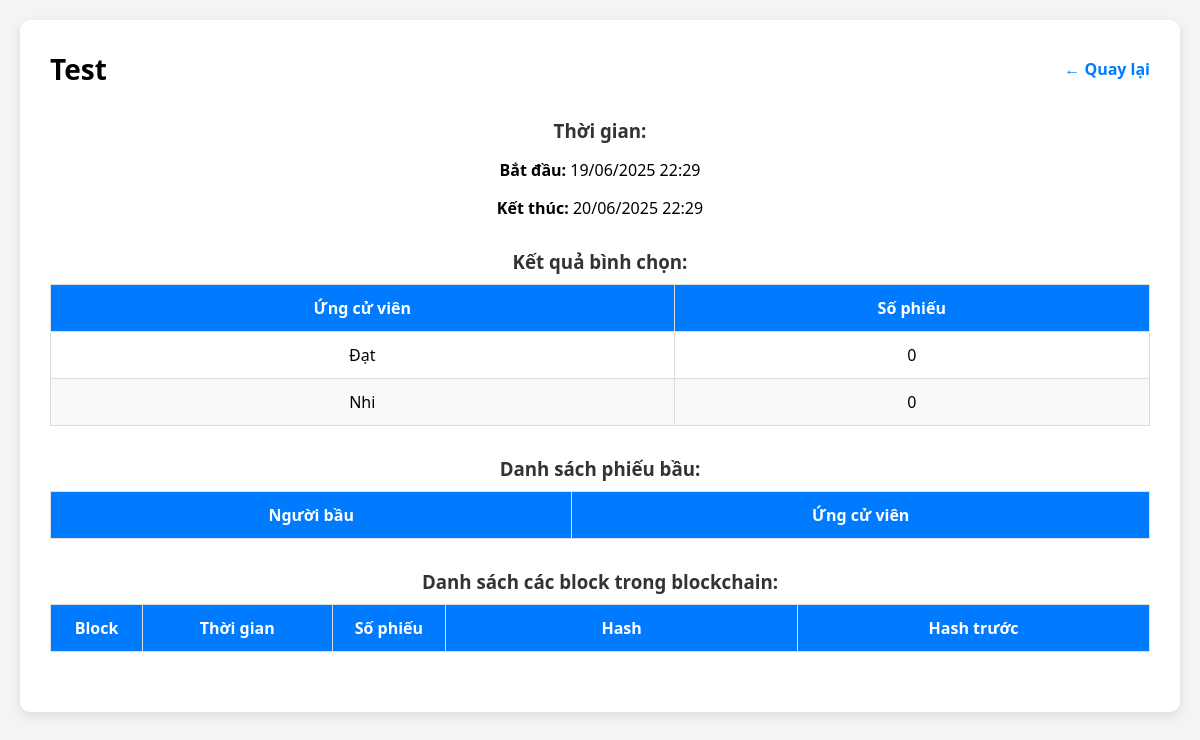
The app's page /admin/poll/1 (signed in), older data.
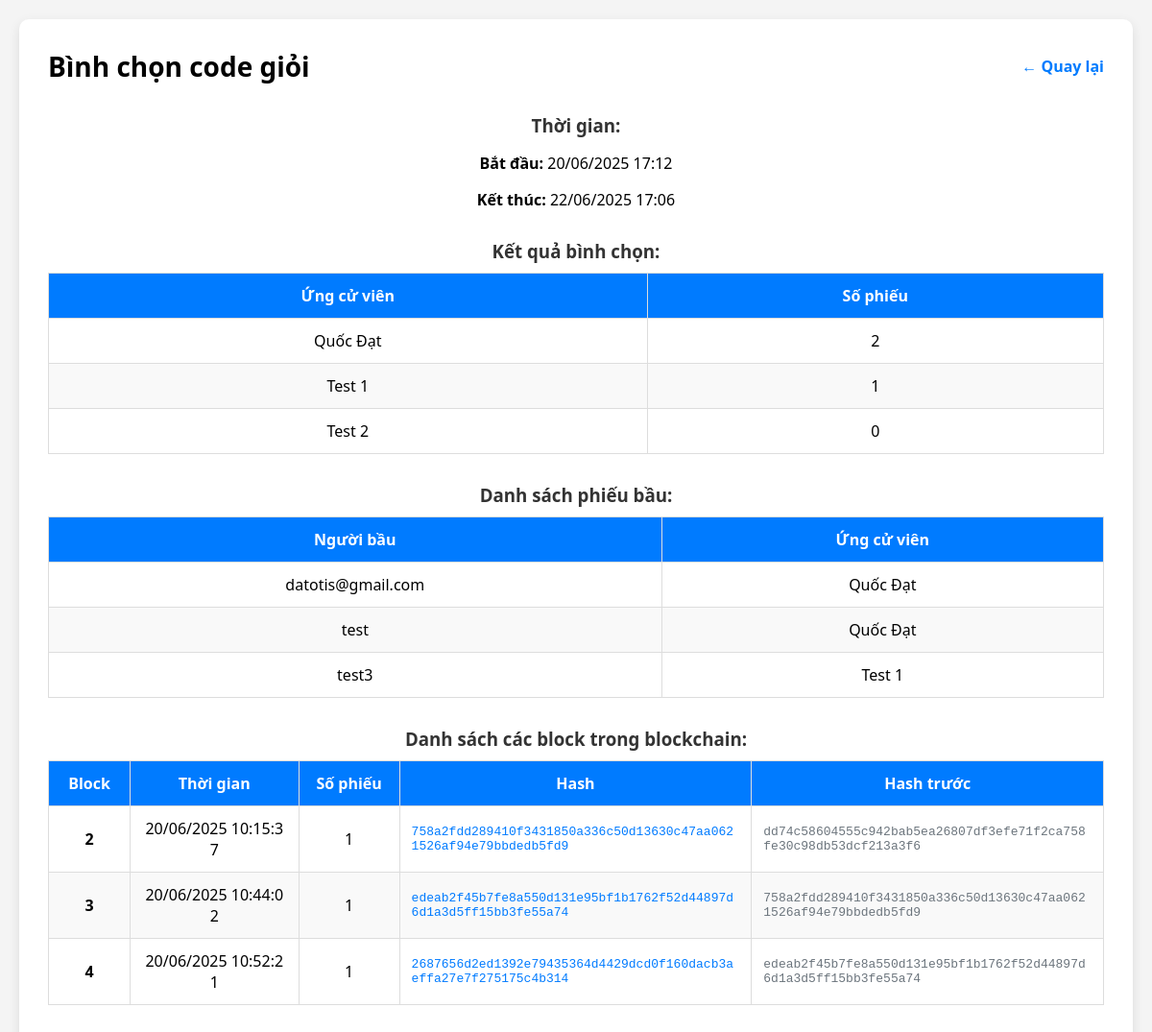
The same page, newer data.
### models.py (models this page shows)
class Poll(db.Model):
    id = db.Column(db.Integer, primary_key=True)
    title = db.Column(db.String(200), nullable=False)
    start_time = db.Column(db.DateTime, nullable=False)
    end_time = db.Column(db.DateTime, nullable=False)
    candidates = db.relationship("Candidate", backref="poll", lazy=True, cascade="all, delete")

class Candidate(db.Model):
    id = db.Column(db.Integer, primary_key=True)
    name = db.Column(db.String(80), nullable=False)
    poll_id = db.Column(db.Integer, db.ForeignKey('poll.id'), nullable=False)

class Block(db.Model):
    id = db.Column(db.Integer, primary_key=True)
    index = db.Column(db.Integer, nullable=False)
    timestamp = db.Column(db.DateTime, default=datetime.utcnow)
    votes_json = db.Column(db.Text, nullable=False)  # list of vote dicts
    voted_users_json = db.Column(db.Text, nullable=False)  # dict {poll_id: {voter: candidate}}
    previous_hash = db.Column(db.String(64), nullable=False)
    hash = db.Column(db.String(64), nullable=False)

### app.py (the view)
@app.route("/admin/poll/<int:poll_id>")
def poll_detail(poll_id):
    if "user_id" not in session or not session.get("is_admin"):
        return redirect(url_for("login"))
    poll = Poll.query.get_or_404(poll_id)
    votes = blockchain.get_all_votes()
    vote_counts = {c.name: 0 for c in poll.candidates}
    for vote in votes:
        if vote["poll_id"] == poll.id and vote["candidate"] in vote_counts:
            vote_counts[vote["candidate"]] += 1
    poll_blocks = []
    blocks = Block.query.order_by(Block.index).all()
    for block in blocks:
        block_votes = [v for v in json.loads(block.votes_json) if v["poll_id"] == poll.id]
        if block_votes:
            poll_blocks.append({
                "index": block.index,
                "timestamp": block.timestamp,
                "votes": block_votes,
                "hash": block.hash,
                "previous_hash": block.previous_hash
            })
    return render_template("poll_detail.html",
                           poll=poll,
                           vote_counts=vote_counts,
                           votes=[v for v in votes if v["poll_id"] == poll.id],
                           blocks=poll_blocks)

### blockchain.py (called while the page is built)
    def get_all_votes(self):
        votes = []
        all_blocks = Block.query.all()
        for block in all_blocks:
            votes.extend(json.loads(block.votes_json))
        votes.extend(self.current_votes)
        return votes

### templates/poll_detail.html (shortened to what this page needs)
<!DOCTYPE html>
<html lang="vi">
<head>
    <link rel="stylesheet" href="/static/style.css">
</head>
<body>
    <div class="container">
        <header>
            <h2>{{ poll.title }}</h2>
            <a href="/admin" class="back-btn">← Quay lại</a>
        </header>
        <section>
            <h3>Thời gian:</h3>
            <p><strong>Bắt đầu:</strong> {{ poll.start_time.strftime("%d/%m/%Y %H:%M") }}</p>
            <p><strong>Kết thúc:</strong> {{ poll.end_time.strftime("%d/%m/%Y %H:%M") }}</p>
        </section>
        <section>
            <h3>Kết quả bình chọn:</h3>
            <table>
                <thead>
                    <tr>
                        <th>Ứng cử viên</th>
                        <th>Số phiếu</th>
                    </tr>
                </thead>
                <tbody>
                    {% for name, count in vote_counts.items() %}
                    <tr>
                        <td>{{ name }}</td>
                        <td>{{ count }}</td>
                    </tr>
                    {% endfor %}
                </tbody>
            </table>
        </section>
        <section>
            <h3>Danh sách phiếu bầu:</h3>
            <table>
                <thead>
                    <tr>
                        <th>Người bầu</th>
                        <th>Ứng cử viên</th>
                    </tr>
                </thead>
                <tbody>
                    {% for vote in votes %}
                    {% if vote["candidate"] in vote_counts %}
                    <tr>
                        <td>{{ vote["voter"] }}</td>
                        <td>{{ vote["candidate"] }}</td>
                    </tr>
                    {% endif %}
                    {% endfor %}
                </tbody>
            </table>
        </section>
        <section>
            <h3>Danh sách các block trong blockchain:</h3>
            <div style="overflow-x: auto;">
                <table>
                    <thead>
                        <tr>
                            <th style="min-width: 60px;">Block</th>
                            <th style="min-width: 150px;">Thời gian</th>
                            <th style="min-width: 80px;">Số phiếu</th>
                            <th style="min-width: 300px;">Hash</th>
                            <th style="min-width: 300px;">Hash trước</th>
                        </tr>
                    </thead>
                    <tbody>
                        {% for block in blocks %}
                        <tr>
                            <td><strong>{{ block.index }}</strong></td>
                            <td>{{ block.timestamp.strftime("%d/%m/%Y %H:%M:%S") }}</td>
                            <td>{{ block.votes|length }}</td>
                            <td style="text-align: left; font-family: monospace; color: #007bff;">{{ block.hash }}</td>
                            <td style="text-align: left; font-family: monospace; color: #6c757d;">{{ block.previous_hash
                                }}</td>
                        </tr>
                        {% endfor %}
                    </tbody>
                </table>
            </div>
        </section>
    </div>
</body>
</html>

Row changes from the older to the newer data that the page shows:
changed Poll: title "Test" → "Bình chọn code giỏi"; start_time "19/06/2025 22:29" → "20/06/2025 17:12"; end_time "20/06/2025 22:29" → "22/06/2025 17:06"
changed Candidate: name "Đạt" → "Quốc Đạt"; count "0" → "2"
changed Candidate: name "Nhi" → "Test 1"; poll "0" → "1"
now on this page (row edited): Candidate: name "Test 2", count "0"
added Block: index "2", timestamp "20/06/2025 10:15:37", votes|length "1", hash "758a2fdd289410f3431850a336c50d13630c47aa0621526af94e79bbdedb5fd9", previous_hash "dd74c58604555c942bab5ea26807df3efe71f2ca758fe30c98db53dcf213a3f6"
added Block: index "3", timestamp "20/06/2025 10:44:02", votes|length "1", hash "edeab2f45b7fe8a550d131e95bf1b1762f52d44897d6d1a3d5ff15bb3fe55a74", previous_hash "758a2fdd289410f3431850a336c50d13630c47aa0621526af94e79bbdedb5fd9"
added Block: index "4", timestamp "20/06/2025 10:52:21", votes|length "1", hash "2687656d2ed1392e79435364d4429dcd0f160dacb3aeffa27e7f275175c4b314", previous_hash "edeab2f45b7fe8a550d131e95bf1b1762f52d44897d6d1a3d5ff15bb3fe55a74"
Text that changed along with them:
new list line: "datotis@gmail.com Quốc Đạt"
new list line: "test Quốc Đạt"
new list line: "test3 Test 1"
